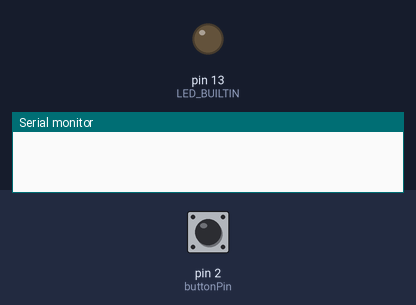
This sketch was run on a simulated Arduino Uno, built with avr-gcc and run on an emulated ATmega328P. Parts: output pins drawn as LEDs (lit = HIGH), the last lines printed to the serial monitor. The inputs (shaded band) are chosen by the test bench; at power-on: pin 2 (buttonPin) LOW.

Above: at 1.2 s.
1.3 s: pin 2 (buttonPin) pulled HIGH for 0.15 s
At 1.37 s:
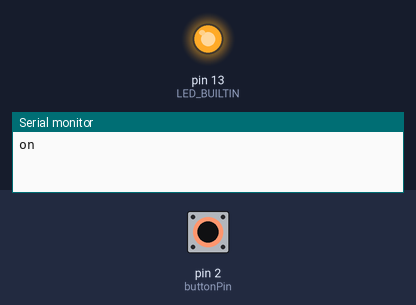
2.9 s: pin 2 (buttonPin) pulled HIGH for 3.2 s
At 6.8 s:
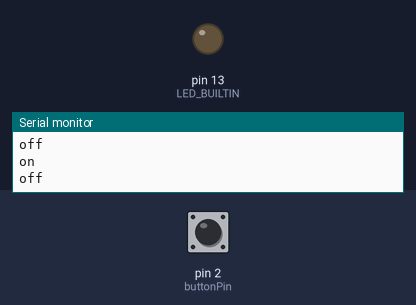
Timing chart, 0 to 8.3 s (numbered marks = the images above; inputs shaded):
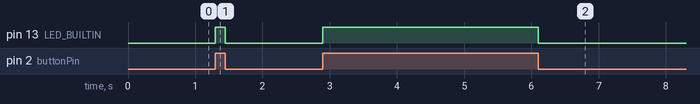

Measured:
- after the input at 1.3 s, pin 13 (LED_BUILTIN): LOW → HIGH at once, → LOW 0.15 s later
- after the input at 2.9 s, pin 13 (LED_BUILTIN): LOW → HIGH at once, → LOW 3.2 s later

The sketch:

3_button_and_led.ino
```cpp
// momentary control of the built-in led with a button input
// (led on while button pressed)
// with serial monitor feedback


// button on port D2
int buttonPin = 2;

// booleans can have only 2 states : 0/1, true/false, HIGH/LOW
boolean buttonCurrentState;
boolean buttonPreviousState;


void setup() {
  pinMode(LED_BUILTIN, OUTPUT);
  pinMode(buttonPin, INPUT);

  // initialize serial connection
  Serial.begin(9600);
}

void loop() {

  // read state of button input pin
  buttonCurrentState = digitalRead(buttonPin);

  // has the button been pressed?
  if (buttonCurrentState == HIGH && buttonPreviousState == LOW) {
    digitalWrite(LED_BUILTIN, HIGH);
    Serial.println("on");
  } else {
    // has the button been released?
    if (buttonCurrentState == LOW && buttonPreviousState == HIGH) {
      digitalWrite(LED_BUILTIN, LOW);
      Serial.println("off");
    }
  }

  // store current button state in 'memory' variable to check against in next loop
  buttonPreviousState = buttonCurrentState;

}
```
